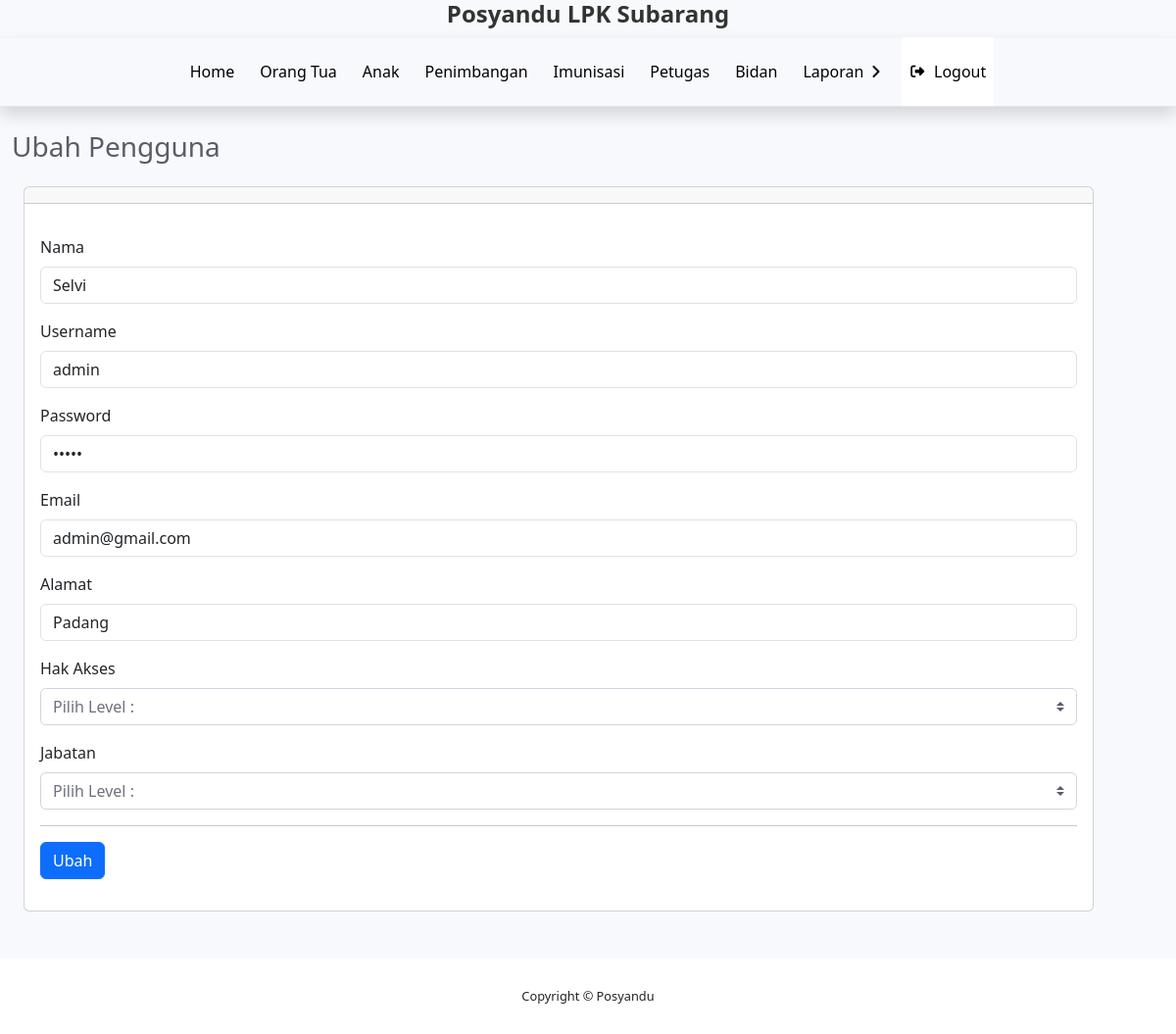
The page /pages/admin/ubah-petugas.php?id=1 (signed in) on the database its author committed.
### tables this page shows
CREATE TABLE `user` (
  `id_user` int(11) NOT NULL,
  `nama` varchar(20) NOT NULL,
  `username` varchar(20) NOT NULL,
  `password` varchar(20) NOT NULL,
  `email` varchar(30) NOT NULL,
  `hak_akses` varchar(20) NOT NULL,
  `alamat` varchar(40) DEFAULT NULL,
  `jabatan` varchar(20) NOT NULL
);

### pages/admin/ubah-petugas.php (the view, shortened to what this page needs)
<!DOCTYPE html>
<html lang="en">
<head>
    <?php include '../../layout/header.php' ?>
</head>
<body id="page-top">
    <div id="wrapper">
        <div id="content-wrapper" class="d-flex flex-column">
            <div id="content">
                <?php include '../../layout/topbar-admin.php' ?>
                <div class="container-fluid">
                    <div class="d-sm-flex align-items-center justify-content-between mb-4">
                        <h1 class="h3 mb-0 text-gray-800">Ubah Pengguna</h1>
                    </div>
                    <div class="container row">
                        <div class="col-12">
                            <div class="card mb-5">
                                <div class="card-header">
                                </div>
                                <div class="card-body">
                                    <?php
                                    include "../../koneksi.php";
                                    $id = $_GET['id'];
                                    $data = mysqli_query($koneksi, "select * from user where id_user='$id'");
                                    while ($d = mysqli_fetch_array($data)) {
                                    ?>
                                        <form action="ubah-petugas-proses.php" method="post">
                                            <div class="form-group">
                                                <label for="nama">Nama</label>
                                                <input type="text" name="nama" id="nama" value="<?php echo $d['nama']; ?>" class="form-control" required />
                                            </div>
                                            <div class="form-group">
                                                <label for="username">Username</label>
                                                <input type="text" name="username" id="username" value="<?php echo $d['username']; ?>" class="form-control" required />
                                            </div>
                                            <div class="form-group">
                                                <label for="password">Password</label>
                                                <input type="password" name="password" id="password" value="<?php echo $d['password']; ?>" class="form-control" required />
                                            </div>
                                            <div class="form-group">
                                                <label for="email">Email</label>
                                                <input type="email" name="email" id="email" value="<?php echo $d['email']; ?>" class="form-control" required />
                                            </div>
                                            <div class="form-group">
                                                <label for="alamat">Alamat</label>
                                                <input type="text" name="alamat" id="alamat" value="<?php echo $d['alamat']; ?>" class="form-control" required />
                                            </div>
                                            <div class="form-group">
                                                <label for="hak_akses">Hak Akses</label>
                                                <select name="hak_akses" id="hak_akses" class="custom-select">
                                                    <option selected disabled value="">Pilih Level :</option>
                                                </select>
                                            </div>
                                            <div class="form-group">
                                                <label for="jabatan">Jabatan</label>
                                                <select name="jabatan" id="jabatan" class="custom-select">
                                                    <option selected disabled value="">Pilih Level :</option>
                                                </select>
                                            </div>
                                            <hr>
                                            <div class="form-group">
                                                <input type="submit" class="btn btn-primary" value="Ubah" />
                                            </div>
                                        </form>
                                    <?php
                                    }
                                    ?>
                                </div>
                            </div>
                        </div>
                    </div>
                </div>
            </div>
            <?php include '../../layout/footer.php' ?>
        </div>
    </div>
</body>
</html>

### layout/topbar-admin.php (style rules this page uses)
body { margin: 0; }

### rows shown on the page
user: nama "Selvi", username "admin", email "admin@gmail.com", alamat "Padang"
